Frame 1 (no input): blank canvas, image omitted
Frame 60 (no input): blank canvas, image omitted
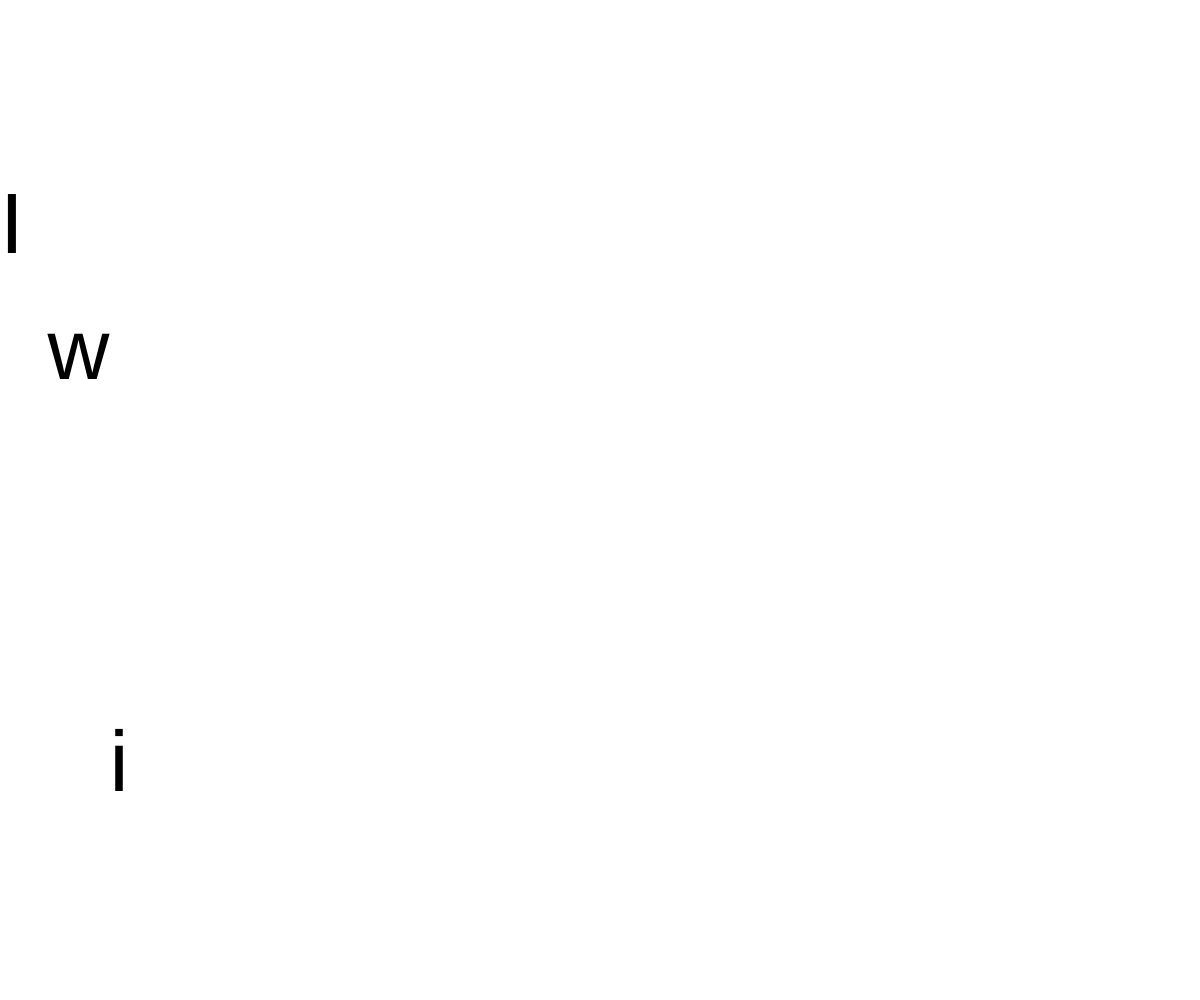
Frame 120 (the mouse pressed at the canvas centre since frame 60)

The p5.js sketch whose frames 1 and 60 were blank and that drew this single picture after the mouse press (run headless with seeded random() and noise() and a simulated clock; from frame 60 on, the mouse is pressed at the canvas centre):

// p5.js sketch
// ── sketch.js
let str = "I wish to wash my Irish wristwatch.";
console.log(str, str.length, str.charAt(0));
let c = 0;
let x = 0;
let y = 0;

function setup() {
  createCanvas(windowWidth, windowHeight);
  textAlign(LEFT, TOP);
  
  // Create a paragraph element
  createP(str);
  textSize(random(50, 100));
}

function draw() {
  //background(220);
  //text(str, 0, 0);
  //for(let c = 0; c < str.length; c++) {
  if(frameCount % 30 == 1) {
    // Get the character from the string
    let character = str.charAt(floor(c));
    
    // Calculate the width of the character
    let w = textWidth(character);
    
    // Caculate the height of the character
    let h = textAscent() + textDescent();
    
    // Wrap around, make space for the last character
    if( x > width - w) {
      x = 0;
      y += textAscent() + textDescent();
    }
    
    // Draw the character to the canvas
    text(character, x, random(height - h));
    
    // Shift over to the right
    x += w;
    
    // Advance to the next cahracter
    c++;
    c%=str.length;
  }
}
